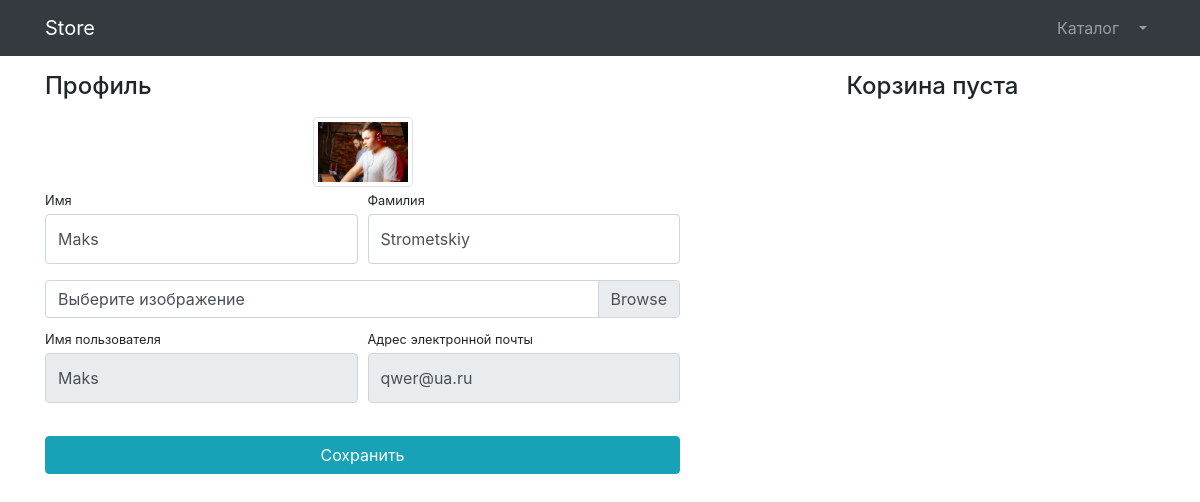
The page /users/profile/ (signed in) on the database its author committed.
### users/models.py (models this page shows)
class User(AbstractUser):
    image = models.ImageField(upload_to='users_images', null=True, blank=True)

### users/views.py (the view)
# urls.py: path('profile/', profile, name='profile'),
@login_required
def profile(request):
    if request.method == 'POST':
        context = {
            'form': UserProfileForm(instance=request.user, data=request.POST, files=request.FILES)
        }
        if context['form'].is_valid():
            context['form'].save()
            return HttpResponseRedirect(reverse('users:profile'))
    else:
        context = {
            'form': UserProfileForm(instance=request.user)
        }
    context['title'] = 'Store - Профиль'
    context['baskets'] = Basket.objects.filter(user=request.user)
    return render(request, 'users/profile.html', context)

### users/forms.py
class UserProfileForm(UserChangeForm):
    first_name = forms.CharField(widget=forms.TextInput(attrs={
        'class': 'form-control py-4'
    }))
    last_name = forms.CharField(widget=forms.TextInput(attrs={
        'class': 'form-control py-4'
    }))
    username = forms.CharField(widget=forms.TextInput(attrs={
        'class': 'form-control py-4',
        'readonly': True
    }))
    email = forms.CharField(widget=forms.EmailInput(attrs={
        'class': 'form-control py-4',
        'readonly': True
    }))
    image = forms.ImageField(widget=forms.FileInput(attrs={
        'class': 'custom-file-input'
    }), required=False)
    class Meta:
        model = User
        fields = ('first_name', 'last_name', 'username', 'image', 'email')

### users/templates/users/profile.html (shortened to what this page needs)
{% extends 'products/base.html' %}
{% load static %}
{% block css %}
    <link href="{% static 'vendor/css/profile.css' %}" rel="stylesheet">
{% endblock css %}
{% block content %}
    <div class="container">
        <div class="row">
            <div class="col-lg-7">
                <h4 class="mt-3 mb-3">Профиль</h4>
                <div class="col-lg-12 text-center">
                    <img width="100" height="100"
                        src="{% if user.image %} {{ user.image.url }} {% else %} {% static 'vendor/img/users/default_avatar.jpg' %} {% endif %}"
                        class="img-thumbnail">
                </div>
                <form action="{% url 'users:profile' %}", method="post" enctype="multipart/form-data">
                    <div class="form-row">
                        <div class="col-lg-6">
                            <div class="form-group">
                                <label class="small mb-1" for="{{ form.first_name.id_for_label }}">Имя</label>
                                {{ form.first_name }}
                            </div>
                        </div>
                        <div class="col-lg-6">
                            <div class="form-group">
                                <label class="small mb-1" for="{{ form.last_name.id_for_label }}">Фамилия</label>
                                {{ form.last_name }}
                            </div>
                        </div>
                    </div>
                    <div class="form-row mb-2">
                        <div class="col-lg-12">
                            <div class="custom-file">
                                <label class="custom-file-label" for="{{ form.image.id_for_label }}">Выберите изображение</label>
                            </div>
                        </div>
                    </div>
                    <div class="form-row">
                        <div class="col-lg-6">
                            <label class="small mb-1" for="{{ form.username.id_for_label }}">Имя пользователя</label>
                            {{ form.username }}
                        </div>
                        <div class="col-lg-6">
                            <label class="small mb-1" for="{{ form.email.id_for_label }}">Адрес электронной почты</label>
                            {{ form.email }}
                        </div>
                    </div>
                    <div class="form-row">
                        <div class="col-lg-12" style="margin-top: 33px;">
                            <input class="btn btn-info btn-block" type="submit" value="Сохранить">
                        </div>
                    </div>
                </form>
            </div>
            <div class="col-lg-5">
                {% include 'products/baskets.html' %}
            </div>
        </div>
    </div>
{% endblock content %}

### rows shown on the page
User: image (picture), first_name "Maks", last_name "Strometskiy", username "Maks", email "qwer@ua.ru"
